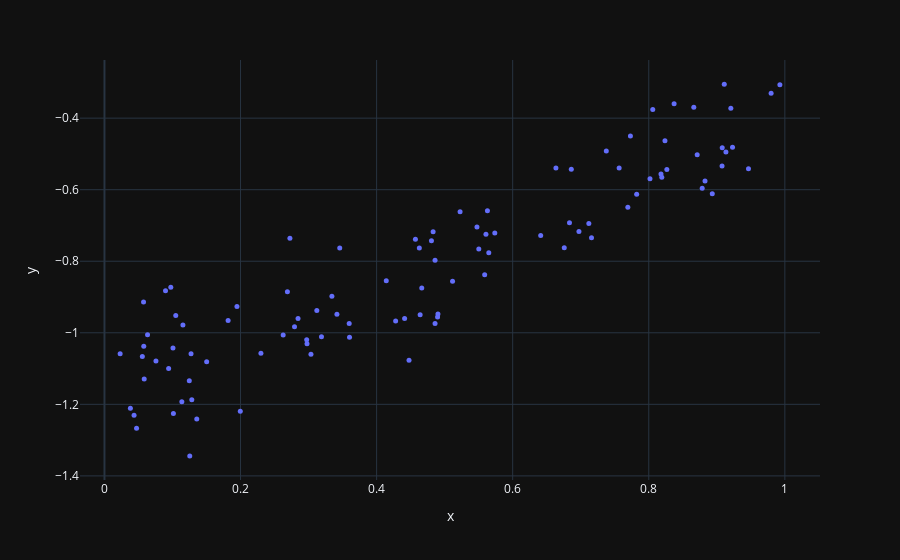

Source (notebook cell):
### Code cell
px.scatter(x=xs.squeeze(), y=ys.squeeze(), template='plotly_dark').update_traces(marker=dict(size=5)).show()
